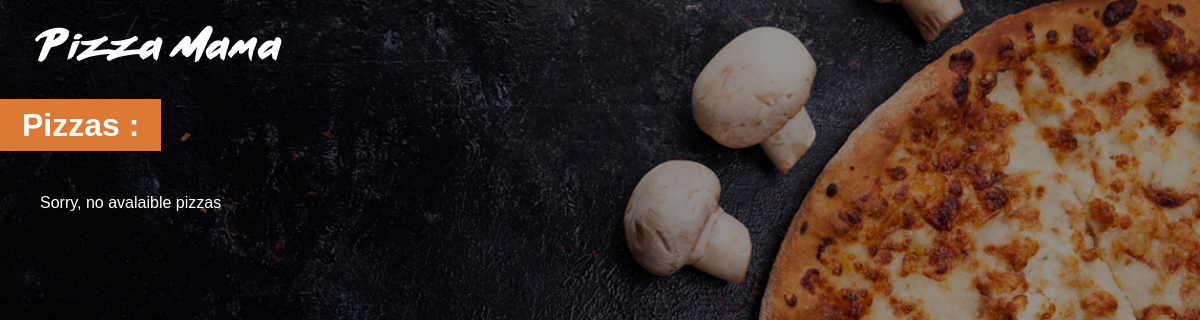
/menu/, run on an earlier commit of the app's database.
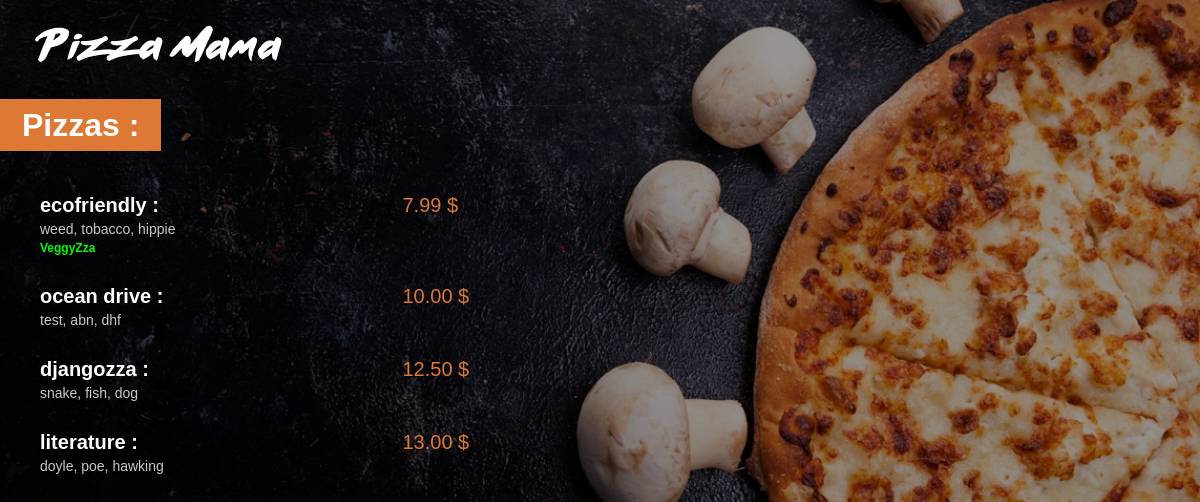
And on a later commit of the database.
### menu/models.py (models this page shows, shortened)
class Pizza(models.Model):
    name = models.CharField(max_length=200)
    ingredients = models.CharField(max_length=400)
    price = models.FloatField(default=0)
    veggy = models.BooleanField(default=False)

### menu/views.py (the view)
def index(request):
    pizza = Pizza.objects.all().order_by('price')
    return render(request, 'menu/index.html', {'pizzas': pizza})

### menu/templates/menu/index.html (shortened to what this page needs)
{% load static %}
<html lang="en">
<head>
    <link href="{% static 'menu/style.css' %}" rel="stylesheet">
</head>
<body>
    <img id="logo" src="{% static 'menu/images/small_logo.png' %}">
<div class="title">
    <h1>Pizzas : </h1>
</div>
    <div class="menu_list">
        {% for pizza in pizzas %}
            <div class="list_item">
                <span class="list_title">{{ pizza.name }} :</span>
                <span class="list_price">{{ pizza.price | floatformat:2 }} $</span>
                <span class="list_ingredients">{{ pizza.ingredients }}</span>
                {% if pizza.veggy %}
                    <span class="list_veggy"> VeggyZza </span>
                {% endif %}
            </div>
        {% empty %}
            <div>Sorry, no avalaible pizzas</div>
        {% endfor %}
    </div>
</body>
</html>

### menu/static/menu/style.css (style rules this page uses)
body { background: linear-gradient(0deg, rgba(0, 0, 0, 0.4), rgba(0, 0, 0, 0.4)), url("images/menu_background.jpg") no-repeat center center fixed; -webkit-background-size: cover; -moz-background-size: cover; -o-background-size: cover; background-size: cover; color: white; margin: 0; font-family: Arial; }
#logo { margin-top: 25px; margin-left: 35px; }
.title { margin-top: 45px; margin-bottom: 50px; }
h1 { background-color: #DD7835; display: inline; padding: 8px 22px; }
.menu_list { margin-left: 40px }
.list_item { margin: 30px 0; }
.list_title { font-weight: bold; font-size: 20px; display: inline-block; width: 350px; }
.list_price { font-size: 20px; color: #DD7835; display: inline-block; width: 70px; margin-left: 8px; }
.list_ingredients { font-size: 14px; color: #C8C8C8; margin-top: 4px; display: block; width: 320px; }
.list_veggy { font-weight: bold; font-size: 12px; color: #00FF00; margin-top: 4px; display: inline-block; }

What changed in the data, as far as the page shows it:
added Pizza: name "ecofriendly", price "7.99", ingredients "weed, tobacco, hippie", veggy "VeggyZza"
added Pizza: name "ocean drive", price "10.00", ingredients "test, abn, dhf"
added Pizza: name "djangozza", price "12.50", ingredients "snake, fish, dog"
added Pizza: name "literature", price "13.00", ingredients "doyle, poe, hawking"
Also different on the page:
text no longer shown: "Sorry, no avalaible pizzas"
